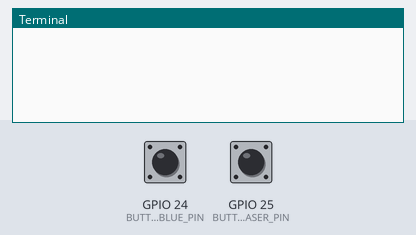
Simulated run of this program. Board: Raspberry Pi (BCM pin numbers). Parts: the last lines printed to the terminal. The inputs (shaded band) are chosen by the test bench; at power-on: GPIO 24 (BUTTON_WHITE_BLUE_PIN) HIGH, GPIO 25 (BUTTON_RED_LASER_PIN) HIGH. Web requests get an empty 200 reply after 0.4 s.

Above: at 1.2 s.
1.3 s: GPIO 24 (BUTTON_WHITE_BLUE_PIN) pulled LOW for 0.15 s
At 2.2 s:
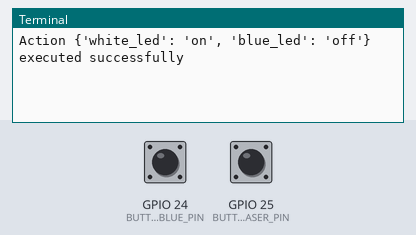
3.2 s: GPIO 25 (BUTTON_RED_LASER_PIN) pulled LOW for 0.15 s
At 4.8 s:
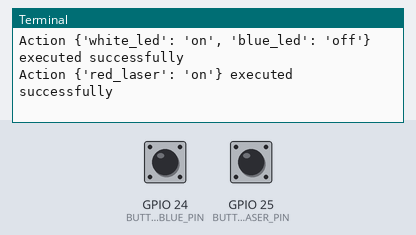
5.1 s: GPIO 24 (BUTTON_WHITE_BLUE_PIN) pulled LOW for 1 s
At 6.3 s:
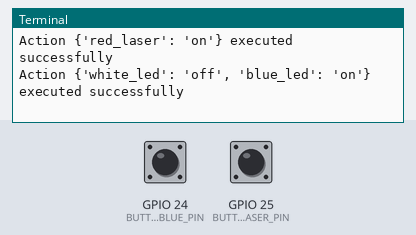
7.6 s: GPIO 25 (BUTTON_RED_LASER_PIN) pulled LOW for 1 s
At 9.4 s:
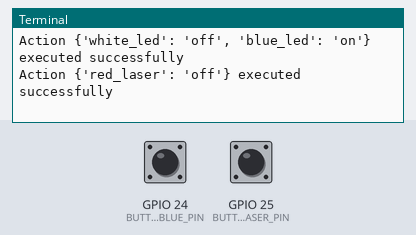
10.1 s: GPIO 24 (BUTTON_WHITE_BLUE_PIN) pulled LOW for 0.15 s
At 11.3 s:
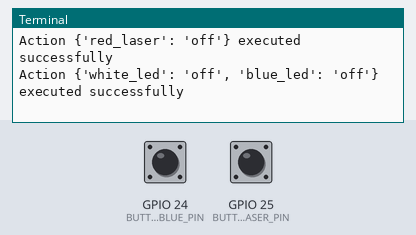

The program:

button_listener.py
```python
#!/usr/bin/python3
import RPi.GPIO as GPIO
import requests
import time

# Define GPIO pins for the buttons and the lights
BUTTON_WHITE_BLUE_PIN = 24
BUTTON_RED_LASER_PIN = 25

LIGHT_CONTROL_URL = "http://localhost:8080/lights/control"

# State variables for lights
white_blue_state = 0  # 0: off, 1: white, 2: blue
red_laser_state = False  # False: off, True: on

def rotate_white_blue():
    global white_blue_state
    white_blue_state = (white_blue_state + 1) % 3
    if white_blue_state == 0:
        action = {"white_led": "off", "blue_led": "off"}
    elif white_blue_state == 1:
        action = {"white_led": "on", "blue_led": "off"}
    elif white_blue_state == 2:
        action = {"white_led": "off", "blue_led": "on"}
    return action

def toggle_red_laser():
    global red_laser_state
    red_laser_state = not red_laser_state
    action = {"red_laser": "on" if red_laser_state else "off"}
    return action

def button_callback(channel):
    if channel == BUTTON_WHITE_BLUE_PIN:
        action = rotate_white_blue()
    elif channel == BUTTON_RED_LASER_PIN:
        action = toggle_red_laser()
    response = requests.post(LIGHT_CONTROL_URL, json=action)
    if response.status_code == 200:
        print(f"Action {action} executed successfully")
    else:
        print(f"Failed to execute action {action}")

def setup():
    GPIO.setmode(GPIO.BCM)
    GPIO.setup(BUTTON_WHITE_BLUE_PIN, GPIO.IN, pull_up_down=GPIO.PUD_UP)
    GPIO.setup(BUTTON_RED_LASER_PIN, GPIO.IN, pull_up_down=GPIO.PUD_UP)
    GPIO.add_event_detect(BUTTON_WHITE_BLUE_PIN, GPIO.FALLING, callback=button_callback, bouncetime=300)
    GPIO.add_event_detect(BUTTON_RED_LASER_PIN, GPIO.FALLING, callback=button_callback, bouncetime=300)

if __name__ == "__main__":
    try:
        setup()
        while True:
            time.sleep(1) # Keep the script running
    except KeyboardInterrupt:
        GPIO.cleanup()
        print("Button listener stopped")
```

Measured:
- after the input at 1.3 s, the terminal: prints a new line after 0.40 s (image 1)
- after the input at 3.2 s, the terminal: prints a new line after 0.40 s (image 2)
- after the input at 5.1 s, the terminal: prints a new line after 0.40 s (image 3)
- after the input at 7.6 s, the terminal: prints a new line after 0.40 s (image 4)
- after the input at 10.1 s, the terminal: prints a new line after 0.40 s (image 5)
